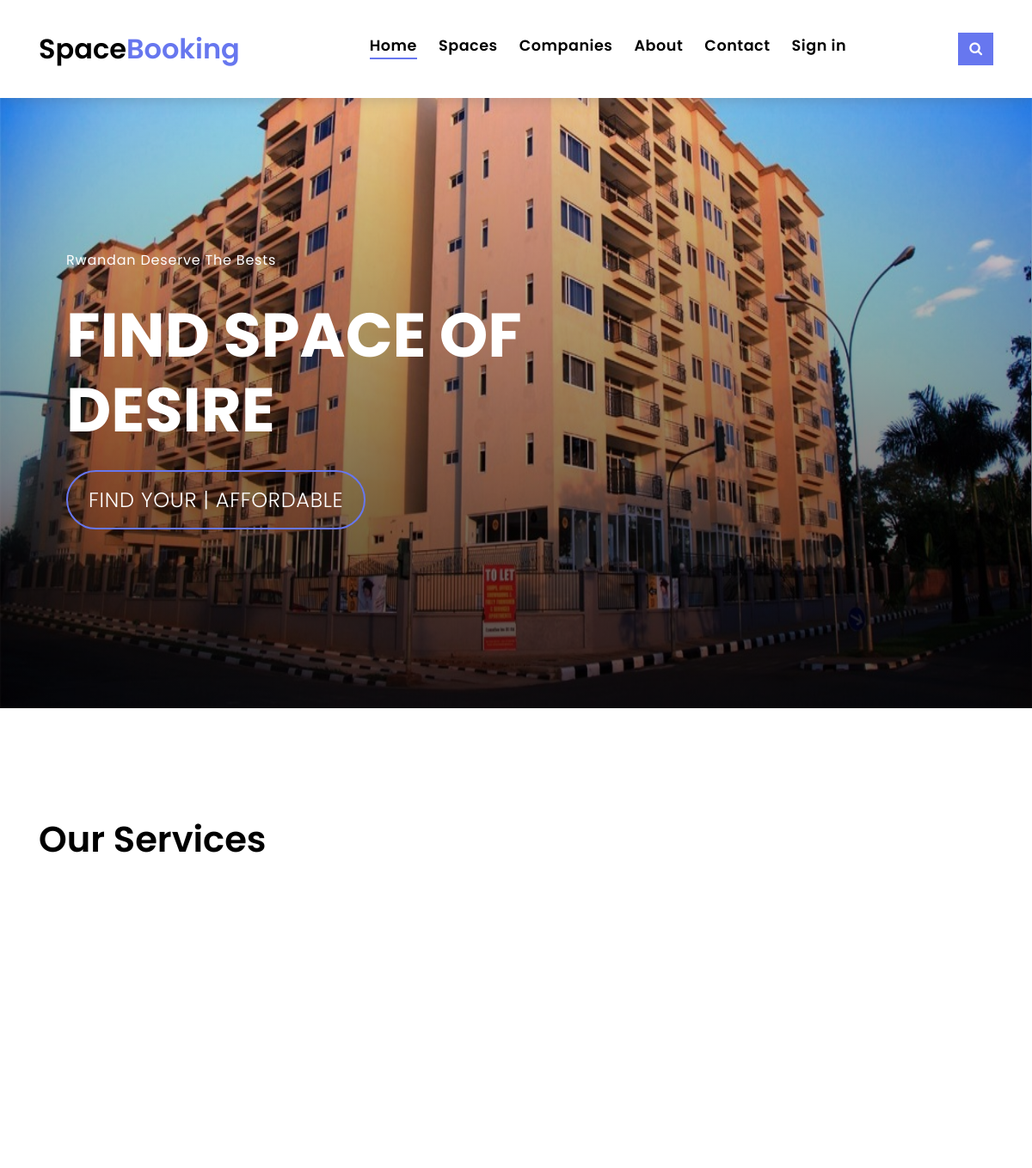
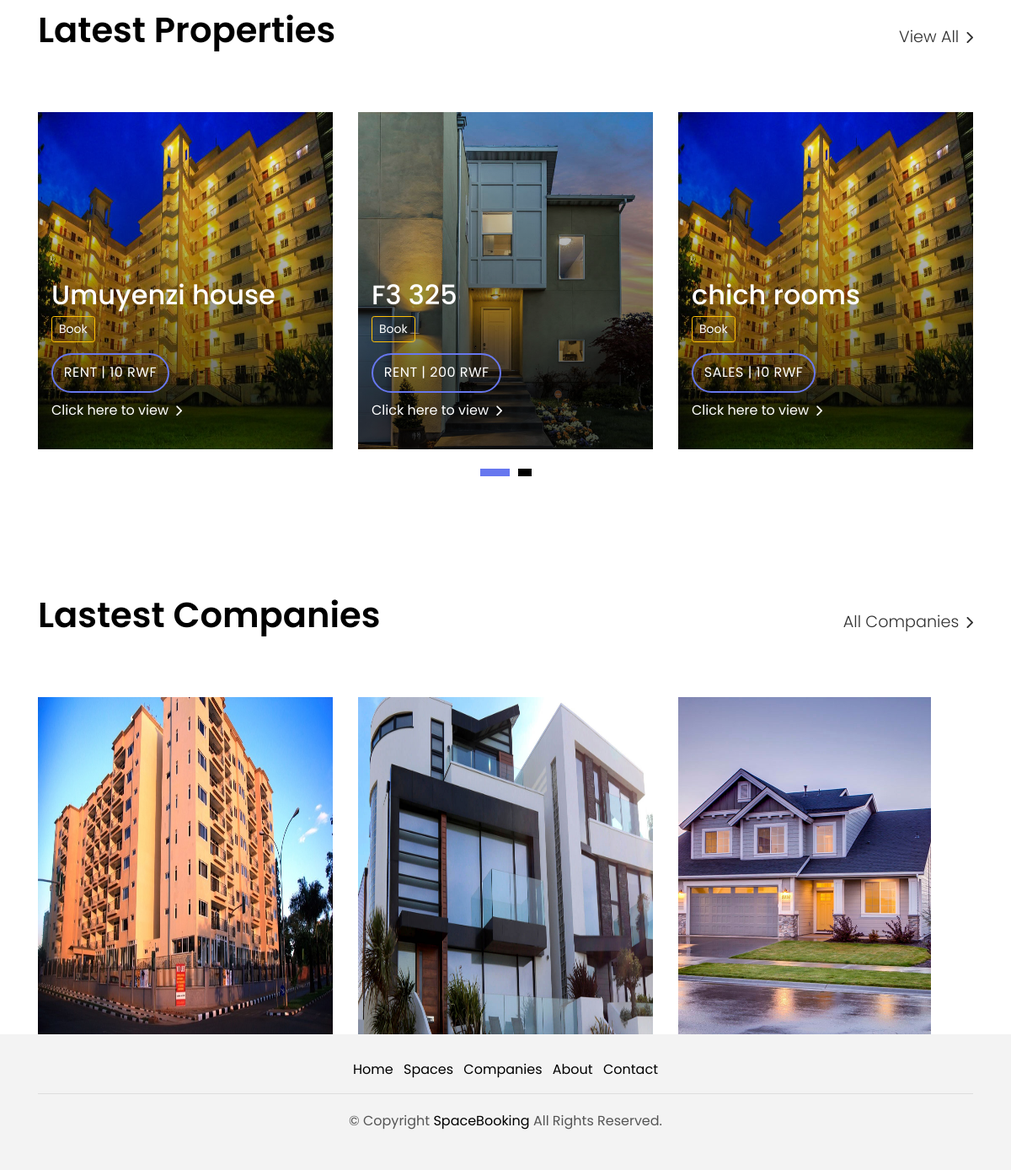
The page / on the database its author committed (2 pictures, top to bottom).
### tables this page shows
CREATE TABLE `offices` (
  `id` int(11) NOT NULL,
  `name` varchar(100) NOT NULL,
  `location` varchar(100) DEFAULT NULL,
  `contact` varchar(100) DEFAULT NULL,
  `price` int(11) DEFAULT NULL,
  `rooms` varchar(100) NOT NULL,
  `propertyId` varchar(255) NOT NULL,
  `area` varchar(100) NOT NULL,
  `descriptions` varchar(255) NOT NULL,
  `status` varchar(100) NOT NULL,
  `saleStatus` varchar(100) NOT NULL,
  `thumnail` varchar(255) DEFAULT NULL,
  `photo1` varchar(255) DEFAULT NULL,
  `photo2` varchar(255) DEFAULT NULL,
  `photo3` varchar(255) DEFAULT NULL,
  `companyId` int(11) NOT NULL
);

CREATE TABLE `companies` (
  `id` int(11) NOT NULL,
  `comName` varchar(255) DEFAULT NULL,
  `comEmail` varchar(255) DEFAULT NULL,
  `comLocation` varchar(255) DEFAULT NULL,
  `comPhone` int(11) DEFAULT NULL,
  `comUsername` varchar(255) DEFAULT NULL,
  `comPassword` varchar(255) DEFAULT NULL,
  `comTIN` varchar(100) DEFAULT NULL,
  `thumbnail` varchar(255) NOT NULL,
  `coStatus` varchar(100) NOT NULL
);

### index.php (the view, shortened to what this page needs)
<!DOCTYPE html>
<html lang="en">
<head>
    <?php
     include("inc/header.php");?>
</head>
<body>
  <?php
    include("inc/nav.php");
  ?>
  <div class="intro intro-carousel">
    <div id="carousel" class="owl-carousel owl-theme">
            <div class="carousel-item-a intro-item bg-image" style="background-image: url(assets/img/about1.jpg)">
              <div class="overlay overlay-a"></div>
              <div class="intro-content display-table">
                <div class="table-cell">
                  <div class="container">
                    <div class="row">
                      <div class="col-lg-8">
                        <div class="intro-body">
                          <p class="intro-title-top"><?php ?>Rwandan Deserve The Bests
                          <h2 class="intro-title mb-4">
                            <span class="color-b"><?php ?> </span><?php ?>Find space of desire
                          <p class="intro-subtitle intro-price">
                            <a href="spaces.php"><span class="price-a"><?php ?>Find your | Affordable <?php ?></span></a>
                          </p>
                        </div>
                      </div>
                    </div>
                  </div>
                </div>
              </div>
            </div>
    </div>
  </div>
  <main id="main">
    <section class="section-services section-t8">
      <div class="container">
        <div class="row">
          <div class="col-md-12">
            <div class="title-wrap d-flex justify-content-between">
              <div class="title-box">
                <h2 class="title-a">Our Services</h2>
              </div>
            </div>
          </div>
        </div>
        <div class="row">
          <div class="col-md-4">
          </div>
          <div class="col-md-4"></div>
          <div class="col-md-4">
          </div>
        </div>
      </div>
    </section>
    <section class="section-property section-t8">
      <div class="container">
        <div class="row">
          <div class="col-md-12">
            <div class="title-wrap d-flex justify-content-between">
              <div class="title-box">
                <h2 class="title-a">Latest Properties</h2>
              </div>
              <div class="title-link">
                <a href="spaces">View All
                  <span class="ion-ios-arrow-forward"></span>
                </a>
              </div>
            </div>
          </div>
        </div>
        <div id="property-carousel" class="owl-carousel owl-theme">
          <?php
            $sel = mysqli_query($conn,"SELECT *FROM companies,offices WHERE offices.saleStatus='reserve' AND companies.coStatus='Approved' AND offices.companyId=companies.id ORDER BY offices.id DESC limit 6") or die(mysqli_error($conn));
            if (mysqli_num_rows($sel)) {
              while ($row = mysqli_fetch_array($sel)) {
                ?>
                  <div class="carousel-item-b">
                    <div class="card-box-a card-shadow">
                      <div class="img-box-a">
                        <img src="admin/media/spaceImages/<?= $row['thumnail'];?>" style="height:400px;" alt="No images" class="img-a img-fluid">
                      </div>
                      <div class="card-overlay">
                        <div class="card-overlay-a-content">
                          <div class="card-header-a">
                            <h2 class="card-title-a">
                              <a href="property-single?identification=<?= rand().uniqid()."!".$row['id']."!".rand().uniqid().rand();?>"><?= $row['name']?>
                                <br /></a>
                                <a href="customers?ident=<?= rand().uniqid().rand()."!".$row['id']."!".rand().uniqid().rand();?>" id="customers" class="btn btn-sm btn-outline-warning">Book</a>
                            </h2>
                          </div>
                          <div class="card-body-a">
                            <div class="price-box d-flex">
                              <span class="price-a"><?= $row['status']?> |   <?= $row['price']?> Rwf</span>
                            </div>
                            <a href="property-single?identification=<?= rand().uniqid()."!".$row['id']."!".rand().uniqid().rand();?>" class="link-a">Click here to view
                              <span class="ion-ios-arrow-forward"></span>
                            </a>
                          </div>
                        </div>
                      </div>
                    </div>
                  </div>
                <?php
              }
            }
          ?>
        </div>
      </div>
    </section>
    <section class="section-agents section-t8">
      <div class="container">
        <div class="row">
          <div class="col-md-12">
            <div class="title-wrap d-flex justify-content-between">
              <div class="title-box">
                <h2 class="title-a">Lastest Companies</h2>
              </div>
              <div class="title-link">
                <a href="companies">All Companies
                  <span class="ion-ios-arrow-forward"></span>
                </a>
              </div>
            </div>
          </div>
        </div>
        <div class="row">
          <?php
            $comp = mysqli_query($conn,"SELECT *FROM companies WHERE coStatus='Approved' ORDER BY id DESC limit 3") or die(mysqli_error($conn));
            if (mysqli_num_rows($comp)>0) {
              while ($companies = mysqli_fetch_array($comp)) {
                ?>
                    <div class="col-md-4">
                      <div class="card-box-d">
                        <div class="card-img-d">
                          <img src="admin/media/companies/<?= $companies['thumbnail'];?>"  style="height:400px;" alt="" class="img-d img-fluid">
                        </div>
                        <div class="card-overlay card-overlay-hover">
                          <div class="card-header-d">
                            <div class="card-title-d align-self-center">
                            </div>
                          </div>
                          <div class="card-body-d">
                          </div>
                        </div>
                      </div>
                    </div>
                <?php
              }
            }
          ?>
        </div>
      </div>
    </section>
  </main>
    <?php include("inc/footer.php");?>
</body>
</html>

### inc/header.php (shortened to what this page needs)
<link href="assets/vendor/bootstrap/css/bootstrap.min.css" rel="stylesheet">
<link href="assets/vendor/ionicons/css/ionicons.min.css" rel="stylesheet">
<link href="assets/vendor/animate.css/animate.min.css" rel="stylesheet">
<link href="assets/vendor/font-awesome/css/font-awesome.min.css" rel="stylesheet">
<link href="assets/vendor/owl.carousel/assets/owl.carousel.min.css" rel="stylesheet">
<link href="assets/css/style.css" rel="stylesheet">

### inc/nav.php (shortened to what this page needs)
<nav class="navbar navbar-default navbar-trans navbar-expand-lg fixed-top">
    <div class="container">
        <a class="navbar-brand text-brand" href="">Space<span class="color-b">Booking</span></a>
        <div class="navbar-collapse collapse justify-content-center" id="navbarDefault">
        <ul class="navbar-nav">
            <li class="nav-item">
            <a class="nav-link" id="navHome" href="index">Home</a>
            </li>
            <li class="nav-item">
            <a class="nav-link" id="navRent" href="spaces">Spaces</a>
            </li>
            <li class="nav-item">
            <a class="nav-link" id="navCompanies" href="companies">Companies</a>
            </li>
            <li class="nav-item">
            <a class="nav-link" id="navAbout" href="about">About</a>
            </li>
            <li class="nav-item">
            <a class="nav-link" id="navContact" href="contact">Contact</a>
            </li>
            <li class="nav-item">
            <a class="nav-link" id="navLogin" href="login">Sign in</a>
            </li>
        </ul>
        </div>
        <button type="button" class="btn btn-b-n navbar-toggle-box-collapse d-none d-md-block" data-toggle="collapse" data-target="#navbarTogglerDemo01" aria-expanded="false">
        <span class="fa fa-search" aria-hidden="true"></span>
        </button>
    </div>
</nav>

### inc/footer.php (shortened to what this page needs)
<footer>
  <div class="container">
    <div class="row">
      <div class="col-md-12">
        <nav class="nav-footer">
          <ul class="list-inline">
            <li class="list-inline-item">
              <a href="index">Home</a>
            </li>
            <li class="list-inline-item">
              <a href="spaces">Spaces</a>
            </li>
            <li class="list-inline-item">
              <a href="companies">Companies</a>
            </li>
            <li class="list-inline-item">
              <a href="about">About</a>
            </li>
            <li class="list-inline-item">
              <a href="contact">Contact</a>
            </li>
          </ul>
        </nav>
        <div class="copyright-footer">
          <p class="copyright color-text-a">
            &copy; Copyright
            <span class="color-a">SpaceBooking</span> All Rights Reserved.
          </p>
        </div>
      </div>
    </div>
  </div>
</footer>

### rows shown on the page
offices: thumnail (picture), name "Umuyenzi house", status "RENT", price "10"
offices: thumnail (picture), name "F3 325", status "RENT", price "200"
offices: thumnail (picture), name "chich rooms", status "SALES", price "10"
companies: thumbnail (picture)
companies: thumbnail (picture)
companies: thumbnail (picture)
